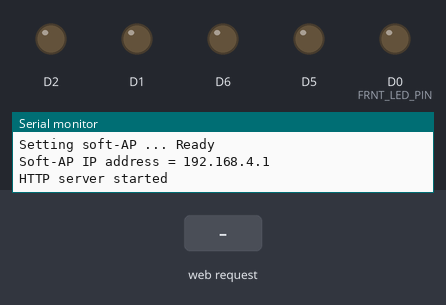
Simulated run of this sketch. Board: ESP8266 (NodeMCU). Shown: output pins drawn as LEDs (lit = HIGH), the last lines printed to the serial monitor. The inputs (shaded band) are chosen by the test bench.

Above: at 2.2 s.
2.3 s: HTTP request GET /drive?direction=on received
At 2.7 s:
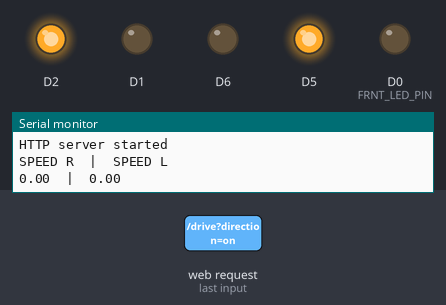
3.8 s: HTTP request GET /front_led?state=on received
At 5.0 s:
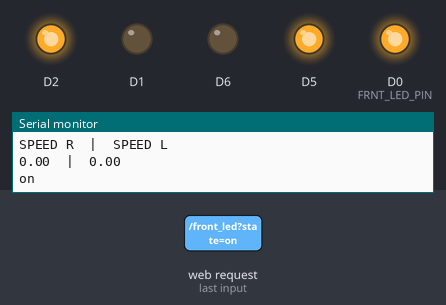
5.3 s: HTTP request GET /front_led?state=1 received
At 6.2 s:
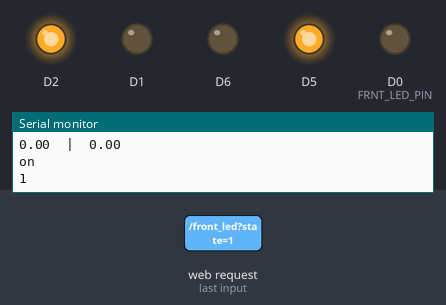
Timing chart, 0 to 8.3 s (numbered marks = the images above; inputs shaded):
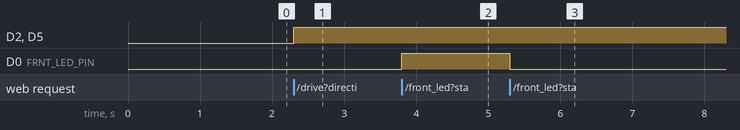

The sketch:

TankBase.ino
```cpp
#include <math.h>
#include <ESP8266WiFi.h>
#include <ESP8266WebServer.h>


//motor speed pins
#define MR_SPEED_PIN D15
#define ML_SPEED_PIN D12

//motor direction pins
#define MR_DIR_PIN D14
#define ML_DIR_PIN D13


#define MAX_SPEED 1023
#define MIN_SPEED 700

//from led pin
#define FRNT_LED_PIN D0


IPAddress local_IP(192,168,4,1);
IPAddress gateway(192,168,4,138);
IPAddress subnet(255,255,255,0);

ESP8266WebServer server(80);

void handleRoot();              // function prototypes for HTTP handlers
void handleNotFound();

boolean frontLedOn = false;
void setupPins() {
  Serial.println("Setting up motors!");
  pinMode(MR_SPEED_PIN, OUTPUT);
  pinMode(ML_SPEED_PIN, OUTPUT);
  pinMode(MR_DIR_PIN, OUTPUT);
  pinMode(ML_DIR_PIN, OUTPUT);

  pinMode(FRNT_LED_PIN, OUTPUT);

}

void move(float r, float l) {
  int r_dir = (r>=0) ? HIGH : LOW;
  int l_dir = (l>=0) ? HIGH : LOW;

  float r_speed = ( r==0 ) ? 0 : ((MAX_SPEED - MIN_SPEED) * fabs(r)) + MIN_SPEED;
  float l_speed = ( l==0 ) ? 0 : ((MAX_SPEED - MIN_SPEED) * fabs(l)) + MIN_SPEED;
  digitalWrite(MR_DIR_PIN, r_dir);
  digitalWrite(ML_DIR_PIN, l_dir);
  analogWrite(MR_SPEED_PIN, r_speed);
  analogWrite(ML_SPEED_PIN, l_speed);
  Serial.println("SPEED R\t|\tSPEED L");
  Serial.print(r_speed);
  Serial.print("\t|\t");
  Serial.println(l_speed);
}

void turnFrontLedOn() {
  frontLedOn = true;
  digitalWrite(FRNT_LED_PIN, HIGH);
}

void turnFrontLedOff() {
  digitalWrite(FRNT_LED_PIN, LOW);
  frontLedOn = false;
}

void setupSoftAp() {

  Serial.print("Setting soft-AP configuration ... ");
  Serial.println(WiFi.softAPConfig(local_IP, gateway, subnet) ? "Ready" : "Failed!");

  Serial.print("Setting soft-AP ... ");
  boolean result = WiFi.softAP("ESPsoftAP_01", "pass-to-soft-AP", 1, false, 8);
  if(result == true)
  {
    Serial.println("Ready");
  }
  else
  {
    Serial.println("Failed!");
  }

  Serial.print("Soft-AP IP address = ");
  Serial.println(WiFi.softAPIP());
}
void setup()
{
  Serial.begin(115200);
  delay(1000);
  Serial.println();

  setupPins();
  setupSoftAp();
  server.on("/", handleRoot);               // Call the 'handleRoot' function when a client requests URI "/"
  server.on("/drive", [] () {
    if(!server.hasArg("direction")) { // If the POST request doesn't have username and password data
      server.send(400, "text/plain", "400: Invalid Request");         // The request is invalid, so send HTTP status 400
      return;
    }
    String dir = server.arg("direction");
    float speedr = 0, speedl = 0;
    sscanf(dir.c_str(), "(%f,%f)", &speedl, &speedr);
    move(speedr,speedl);
    server.send(200, "text/html", "ok");
  });
  server.on("/front_led", [] () {
    if(!server.hasArg("state")) { // If the POST request doesn't have username and password data
      server.send(400, "text/plain", "400: Invalid Request");         // The request is invalid, so send HTTP status 400
      return;
    }
    String state = server.arg("state");
    Serial.println(state);
    if(state == "on") {
      turnFrontLedOn();
    } else {
      turnFrontLedOff();
    }
    server.send(200, "text/html", "ok");
  });
  server.onNotFound(handleNotFound);        // When a client requests an unknown URI (i.e. something other than "/"), call function "handleNotFound"

  server.begin();                           // Actually start the server
  Serial.println("HTTP server started");
}
void loop()
{
  server.handleClient();                     // Listen for HTTP requests from clients

}

void handleRoot() {
  server.send(200, "text/plain", "Hello world!");   // Send HTTP status 200 (Ok) and send some text to the browser/client
}

void handleNotFound(){
  server.send(404, "text/plain", "404: Not found"); // Send HTTP status 404 (Not Found) when there's no handler for the URI in the request
}
```

Measured:
- after the input at 2.3 s, D2, D5: LOW → HIGH at once
- after the input at 3.8 s, D0 (FRNT_LED_PIN): LOW → HIGH at once
- after the input at 5.3 s, D0 (FRNT_LED_PIN): HIGH → LOW at once
